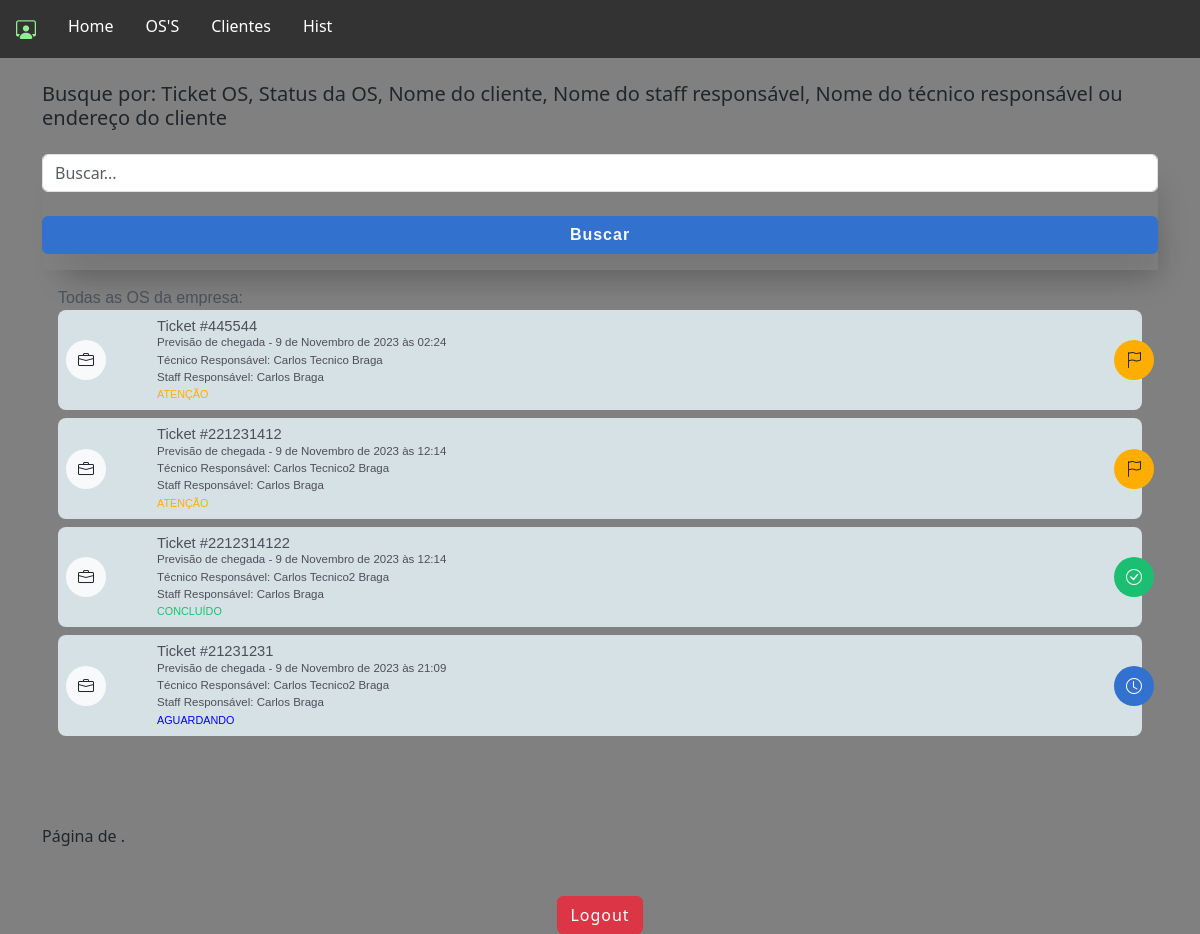
Page /staff/gerente_lista_os/ on the committed database.
### staff/models.py (models this page shows, shortened)
class OrdemDeServico(models.Model):
    ticket = models.CharField(max_length=200, unique=True)
    tecnico = models.ForeignKey(
        CustomUser, on_delete=models.CASCADE, related_name="ordens_técnico"
    )
    staff = models.ForeignKey(
        CustomUser, on_delete=models.CASCADE, related_name="ordens_staff"
    )
    descricao = models.TextField(max_length=600)
    previsao_chegada = models.DateTimeField()
    previsao_execucao = models.DateTimeField()
    material = models.CharField(max_length=100, validators=[MinLengthValidator(3)])
    equipamento = models.CharField(max_length=100, validators=[MinLengthValidator(3)])
    data_criacao = models.DateTimeField(auto_now_add=True)
    cliente = models.ForeignKey(Cliente, on_delete=models.CASCADE)
    contrato = models.CharField(max_length=700, null=True, blank=True)
    atividade = models.CharField(max_length=50, choices=ACTIVITY_CHOICES)
    status_tecnico = models.CharField(max_length=50, choices=TECNICAL_CHOICES)
    status = models.CharField(
        max_length=10, choices=STATUS_CHOICES, default="Aguardando"
    )
    atraso_em_minutos = models.CharField(max_length=50, null=True, blank=True, choices=ATRASO_CHOICES)
    atraso_descricao = models.TextField(max_length=400, null=True, blank=True)

### authentication/models.py (models this page shows, shortened)
class CustomUser(AbstractUser):
    telefone = models.CharField(max_length=15, null=False)
    endereco = models.ForeignKey(
        Endereco, on_delete=models.CASCADE, null=True, default=None
    )
    foto = models.ImageField(upload_to="img/perfil_user/", null=True, blank=True)
    email = models.EmailField(unique=True)

### staff/views.py (the view, shortened to what this page needs)
# urls.py: path("gerente_lista_os/", views.gerente_lista_os, name="gerente_lista_os"),
def gerente_lista_os(request):
    ordens = OrdemDeServico.objects.all()
    items_per_page = 20
    paginator = Paginator(ordens, items_per_page)
    page = request.GET.get("page")
    try:
        ordens = paginator.page(page)
    except PageNotAnInteger:
        ordens = paginator.page(1)
    except EmptyPage:
        ordens = paginator.page(paginator.num_pages)
    return render(
        request,
        "gerente_lista_os.html",
        {
            "ordens": ordens,
        },
    )

### staff/templates/gerente_lista_os.html (shortened to what this page needs)
{% extends "base_gerente.html" %}
{%load static%}
{% block rest %}
      <section id="lista_oc_scr">
        <br>
        <div class="container">
            <div id="oc_lista">
              <h5>Busque por:
                Ticket OS, Status da OS, Nome do cliente, Nome do staff responsável, Nome do técnico responsável ou endereço do cliente</h5>
              <form id="form_buscar" class="box-shadow mt-4" method='GET' action="{% url 'gerente_lista_os' %}">
                <input type="text" class="form-control mt-3" name="buscar" placeholder="Buscar...">
                <button type="submit" class="btn bg01 text-light w-100 box-shadow fs-6 font-bold mt-4 mb-3">Buscar</button>
            </form>
              <div class="tab-pane fade show active" id="pills-01" role="tabpanel" aria-labelledby="pills-home-tab" tabindex="0">
                <label class="mt-2 font-medium color04">Todas as OS da empresa:</label>
                {% for ordem in ordens %}
                <a href="{% url 'crud_gerente_os' ordem.id %}">
                <div class="oc_lista_item">
                      <div class="row"  >
                          <div class="col-2 col-md-1">
                              <div class="icon bg-light"><i class="bi bi-briefcase text-dark"></i></div>
                          </div>
                          <div class="col-9 col-md-11">
                              <div class="oc_l_nome font-medium color04">Ticket #{{ ordem.ticket }}</div>
                              <div class="oc_l_data color04 font-light">Previsão de chegada - {{ ordem.previsao_chegada }}</div>
                              <div class="oc_l_data color04 font-light">Técnico Responsável: {{ ordem.tecnico.first_name }} {{ ordem.tecnico.last_name }}</div>
                              <div class="oc_l_data color04 font-light">Staff Responsável: {{ ordem.staff.first_name }} {{ ordem.staff.last_name }}</div>
                              <div class="oc_l_status font-medium {% if ordem.status == 'Urgente' %}color-red{% elif ordem.status == 'Atenção' %}color-yellow{% elif ordem.status == 'Aguardando' %}color-blue{% elif ordem.status == 'Concluído' %}color-green{% endif %}">{{ ordem.status }}</div>
                          </div>
                          {% if ordem.status == "Urgente" %}
                              <div class="status_icon bg05 text-light">
                                  <i class="bi bi-exclamation-triangle-fill"></i>
                              </div>
                          {% elif ordem.status == "Atenção" %}
                              <div class="status_icon bg06 text-dark">
                                  <i class="bi bi-flag"></i>
                              </div>
                          {% elif ordem.status == "Aguardando" %}
                              <div class="status_icon bg01 text-light">
                                  <i class="bi bi-clock"></i>
                              </div>
                          {% elif ordem.status == "Concluído" %}
                              <div class="status_icon bg02 text-light">
                                <i class="bi bi-check-circle"></i>
                            </div>
                          {% endif %}
                      </div>
                  </div>
                </a>
                  {% endfor %}
              </div>
        </div>
        <div class="pagination">
            <span class="step-links">
                <span class="current-page">
                    Página {{ ordens_de_servico.number }} de {{ ordens_de_servico.paginator.num_pages }}.
                </span>
            </span>
        </div>
      </section>
  {% endblock %}

### main/templates/static/assets/css/app_mamminfo.css (style rules this page uses)
html { font-family: 'Noto', sans-serif;background: #ced0dc; }
.font-medium { font-family: 'NotoMedium', sans-serif;font-weight: 400; }
.font-bold { font-family: 'NotoBold', sans-serif;font-weight: 600; }
.font-light { font-family: 'NotoLight', sans-serif;font-weight: 300; }
.bg01 { background: #3371cf; }
.bg02 { background: #1cbf71; }
.bg06 { background: #ffae00; }
.color04 { color: #4c4f5a; }
section { height: auto;min-height: 90vh;max-width: 100vw;width: 100%; }
.box-shadow { box-shadow: 10px 20px 32px -12px rgba(0,0,0,.2); }
.btn { letter-spacing: 1px; }
#oc_lista { padding-bottom: 72px; }
#oc_lista .tab-pane { padding: 8px 16px; }
#oc_lista .oc_lista_item { background: #d6e1e6;border-radius: 8px;padding: 8px;position: relative;margin-bottom: 8px; }
#oc_lista .oc_lista_item .icon { width: 40px;height: 40px;border-radius: 40px;display: inline-block;text-align: center;line-height: 40px;position: absolute;l: 0;top: 0;bottom: 0;margin: auto; }
#oc_lista .oc_lista_item .oc_l_data { font-size: .72rem; }
#oc_lista .oc_lista_item .oc_l_nome { font-size: .92rem;line-height: 112%;white-space: nowrap;overflow: hidden;text-overflow: ellipsis; }
#oc_lista .oc_lista_item .oc_l_status { font-size: .675rem;text-transform: uppercase; }
#oc_lista .oc_lista_item .status_icon { width: 40px;height: 40px;border-radius: 40px;display: inline-block;text-align: center;line-height: 40px;position: absolute;right: -12px;top: 0;bottom: 0;margin: auto; }

### rows in the picture
OrdemDeServico: ticket "445544", previsao_chegada "9 de Novembro de 2023 às 02:24", tecnico.first_name "Carlos Tecnico", tecnico.last_name "Braga", staff.first_name "Carlos", staff.last_name "Braga", status "ATENÇÃO"
OrdemDeServico: ticket "221231412", previsao_chegada "9 de Novembro de 2023 às 12:14", tecnico.first_name "Carlos Tecnico2", tecnico.last_name "Braga", staff.first_name "Carlos", staff.last_name "Braga", status "ATENÇÃO"
OrdemDeServico: ticket "2212314122", previsao_chegada "9 de Novembro de 2023 às 12:14", tecnico.first_name "Carlos Tecnico2", tecnico.last_name "Braga", staff.first_name "Carlos", staff.last_name "Braga", status "CONCLUÍDO"
OrdemDeServico: ticket "21231231", previsao_chegada "9 de Novembro de 2023 às 21:09", tecnico.first_name "Carlos Tecnico2", tecnico.last_name "Braga", staff.first_name "Carlos", staff.last_name "Braga", status "AGUARDANDO"
